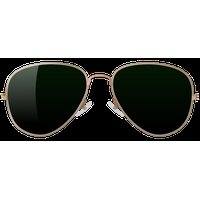
//> input picture week1/images/sunglasses.png, 200 x 200 px
$ ./sunglasses   (built with g++ and OpenCV 4)
//> lines starting //> are read from the running program, lines starting //| are printed output that depends on the picture; after the words box and inside, x2 and y2 are one past the last pixel; in counts of white or black regions, pixels touching at a corner belong together
#include <iostream>
#include <opencv2/core.hpp>
#include <opencv2/core/types.hpp>
#include <opencv2/imgproc.hpp>
#include <opencv2/highgui.hpp>
#include <opencv2/opencv.hpp>

int main(){
    const char * sunglassPath = "../images/sunglasses.png";
    const char * chicoPath = "../images/chico.jpg";
    const char * billiePath = "../images/billie.jpg";
    cv::Mat sunglasses = cv::imread(sunglassPath, cv::IMREAD_UNCHANGED);
//> sunglasses is the input picture: 200 rows x 200 cols, CV_8UC4; mean B, G, R, A 158.7, 161.5, 160.4, 62.6
    cv::Mat chico = cv::imread(chicoPath);
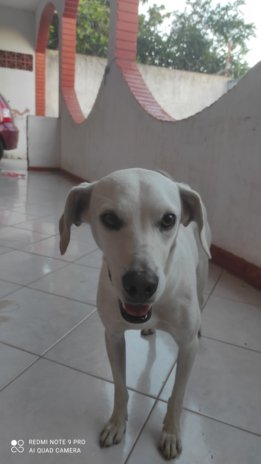
//> input picture week1/images/chico.jpg, 261 x 464 px
//> chico is the input picture: 464 rows x 261 cols, CV_8UC3; mean B, G, R 120.3, 121.4, 123.9
    cv::Mat billie = cv::imread(billiePath);
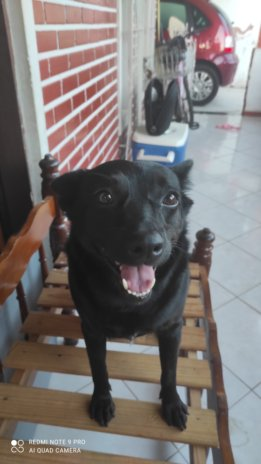
//> input picture week1/images/billie.jpg, 261 x 464 px
//> billie is the input picture: 464 rows x 261 cols, CV_8UC3; mean B, G, R 116.3, 117.7, 123.1
    //cv::resize(sunglasses,sunglasses, cv::Size(300,100));
    std::cout << "size of sunglasses: " << sunglasses.size() << '\n';
//| size of sunglasses: [200 x 200]
    std::cout << "size of chico: " << chico.size() << '\n';
//| size of chico: [261 x 464]
    std::cout << "size of billie: " << billie.size() << '\n';
//| size of billie: [261 x 464]
    std::cout << "channels of sunglasses: " << sunglasses.channels() << '\n';
//| channels of sunglasses: 4
    std::cout << "channels of chico: " << chico.channels() << '\n';
//| channels of chico: 3
    std::cout << "channels of billie: " << billie.channels() << '\n';
//| channels of billie: 3
    cv::resize(sunglasses, sunglasses, cv::Size(100,80));
//> sunglasses: 80 rows x 100 cols, CV_8UC4
    int glassHeight = sunglasses.size().height;
//> glassHeight = 80
    int glassWidth = sunglasses.size().width;
//> glassWidth = 100
    //separate channels of sunglasses
    cv::Mat glassRgbaChannels[4];
    cv::Mat glassRgbChannels[3];
    cv::split(sunglasses, glassRgbaChannels);
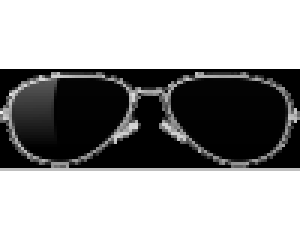
//> glassRgbaChannels[2]: 80 rows x 100 cols, CV_8UC1 (shown 3 times larger); min 0, max 255, mean 160.4
    //separate glass mask from glassBgr
    for(int i = 0; i < 3; i++){
        glassRgbChannels[i] = glassRgbaChannels[i];
    }

    cv::Mat glassBgr, glassMask1;
    cv::merge(glassRgbChannels,3,glassBgr);
    glassMask1 = glassRgbaChannels[3];
    //make the glass mask the same channels as the image
    cv::Mat glassMaskChannels[3] = {glassMask1, glassMask1, glassMask1};
    cv::Mat glassMask;
    cv::merge(glassMaskChannels,3,glassMask);

    glassMask = glassMask/255;
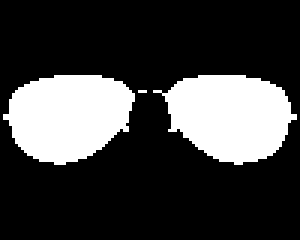
//> glassMask: 80 rows x 100 cols, CV_8UC3 (shown 3 times larger); values 0 (black) and 1 (white), 24.5% white; 3 white regions (1 under 20 px), largest, box (x1, y1, x2, y2) and area: (51, 25, 99, 55) 981, (1, 25, 45, 55) 978
    cv::Mat chicoGlasses = chico.clone();
    cv::Mat billieGlasses = billie.clone();
    // get the eye region
    std::cout << "pegando regiao\n";
    cv::Mat chicoRoi = chicoGlasses(cv::Range(180,180+glassHeight),
            cv::Range(85,85+glassWidth));
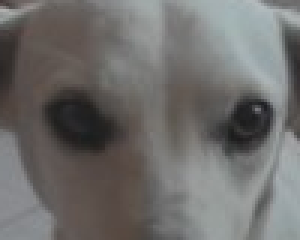
//> chicoRoi: 80 rows x 100 cols, CV_8UC3 (shown 3 times larger); mean B, G, R 107.4, 109.1, 110.5
    cv::Mat billieRoi = billieGlasses(cv::Range(0,40),cv::Range(0,100));
    std::cout << "peguei regiao\n";

    cv::Mat chicoRoiChannels[3];
    cv::split(chicoRoi,chicoRoiChannels);

    cv::Mat billieRoiChannels[3];
    cv::split(billieRoi,billieRoiChannels);

    cv::Mat maskedChicoChannels[3];
    cv::Mat maskedChico;

    cv::Mat maskedBillieChannels[3];
    cv::Mat maskedBillie;

    for (int i = 0; i < 3; i++)
    {
        //Use the mask to create the masked eye region
         multiply(chicoRoiChannels[i], (1-glassMaskChannels[i]), maskedChicoChannels[i]);
    }
    cv::merge(maskedChicoChannels,3,maskedChico);

    cv::Mat maskedChicoGlass;
    multiply(glassBgr,glassMask,maskedChicoGlass);
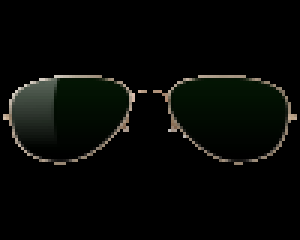
//> maskedChicoGlass: 80 rows x 100 cols, CV_8UC3 (shown 3 times larger); mean B, G, R 5.8, 8.3, 6.9

    cv::Mat eyeChicoRoiFinal;
    cv::add(maskedChico,maskedChicoGlass,eyeChicoRoiFinal);
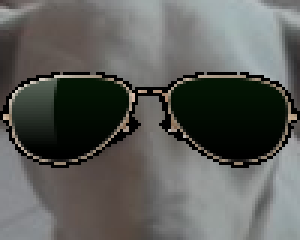
//> eyeChicoRoiFinal: 80 rows x 100 cols, CV_8UC3 (shown 3 times larger); mean B, G, R 90.2, 93.8, 92.8

    eyeChicoRoiFinal.copyTo(chicoRoi);
    cv::imshow("chico", chicoGlasses);
    cv::waitKey(0);

    return 0;
}
